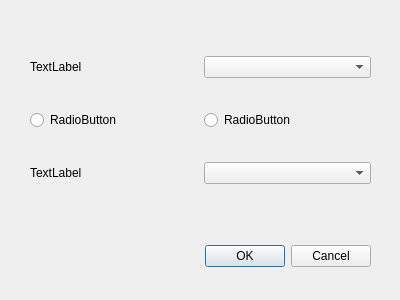
<?xml version="1.0" encoding="UTF-8"?>
<ui version="4.0">
 <class>Dialog</class>
 <widget class="QDialog" name="Dialog">
  <property name="geometry">
   <rect>
    <x>0</x>
    <y>0</y>
    <width>400</width>
    <height>300</height>
   </rect>
  </property>
  <property name="windowTitle">
   <string>Dialog</string>
  </property>
  <widget class="QDialogButtonBox" name="buttonBox">
   <property name="geometry">
    <rect>
     <x>30</x>
     <y>240</y>
     <width>341</width>
     <height>32</height>
    </rect>
   </property>
   <property name="orientation">
    <enum>Qt::Horizontal</enum>
   </property>
   <property name="standardButtons">
    <set>QDialogButtonBox::Cancel|QDialogButtonBox::Ok</set>
   </property>
  </widget>
  <widget class="QWidget" name="gridLayoutWidget">
   <property name="geometry">
    <rect>
     <x>0</x>
     <y>0</y>
     <width>401</width>
     <height>241</height>
    </rect>
   </property>
   <layout class="QGridLayout" name="gridLayout">
    <property name="leftMargin">
     <number>30</number>
    </property>
    <property name="topMargin">
     <number>30</number>
    </property>
    <property name="rightMargin">
     <number>30</number>
    </property>
    <property name="bottomMargin">
     <number>30</number>
    </property>
    <item row="0" column="0">
     <widget class="QLabel" name="label">
      <property name="text">
       <string>TextLabel</string>
      </property>
     </widget>
    </item>
    <item row="1" column="1">
     <widget class="QRadioButton" name="radioButton_2">
      <property name="text">
       <string>RadioButton</string>
      </property>
     </widget>
    </item>
    <item row="2" column="0">
     <widget class="QLabel" name="label_2">
      <property name="text">
       <string>TextLabel</string>
      </property>
     </widget>
    </item>
    <item row="0" column="1">
     <widget class="QComboBox" name="comboBox"/>
    </item>
    <item row="2" column="1">
     <widget class="QComboBox" name="comboBox_2"/>
    </item>
    <item row="1" column="0">
     <widget class="QRadioButton" name="radioButton">
      <property name="text">
       <string>RadioButton</string>
      </property>
     </widget>
    </item>
   </layout>
  </widget>
 </widget>
 <resources/>
 <connections>
  <connection>
   <sender>buttonBox</sender>
   <signal>accepted()</signal>
   <receiver>Dialog</receiver>
   <slot>accept()</slot>
   <hints>
    <hint type="sourcelabel">
     <x>248</x>
     <y>254</y>
    </hint>
    <hint type="destinationlabel">
     <x>157</x>
     <y>274</y>
    </hint>
   </hints>
  </connection>
  <connection>
   <sender>buttonBox</sender>
   <signal>rejected()</signal>
   <receiver>Dialog</receiver>
   <slot>reject()</slot>
   <hints>
    <hint type="sourcelabel">
     <x>316</x>
     <y>260</y>
    </hint>
    <hint type="destinationlabel">
     <x>286</x>
     <y>274</y>
    </hint>
   </hints>
  </connection>
 </connections>
</ui>
